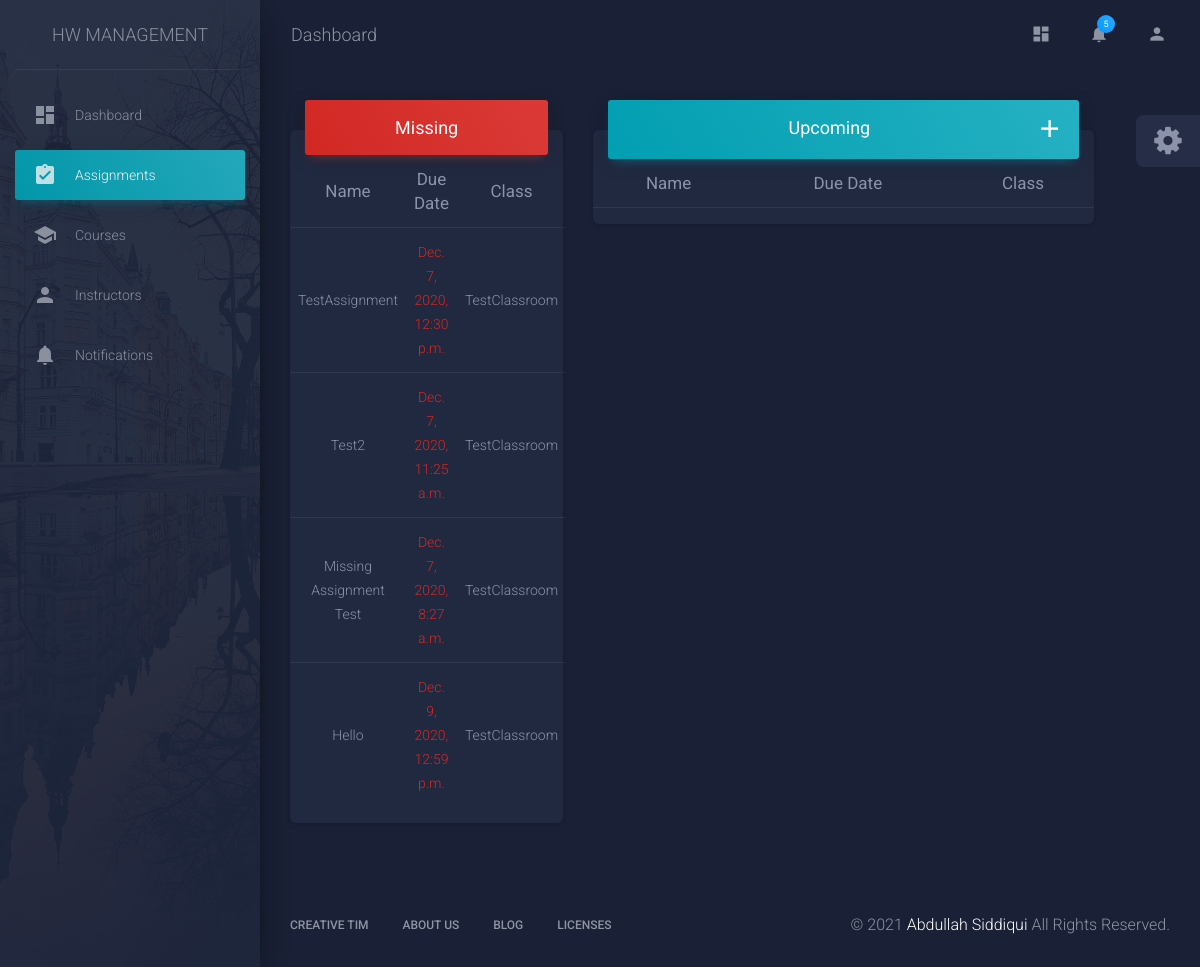
The app's page /assignment/, older data.
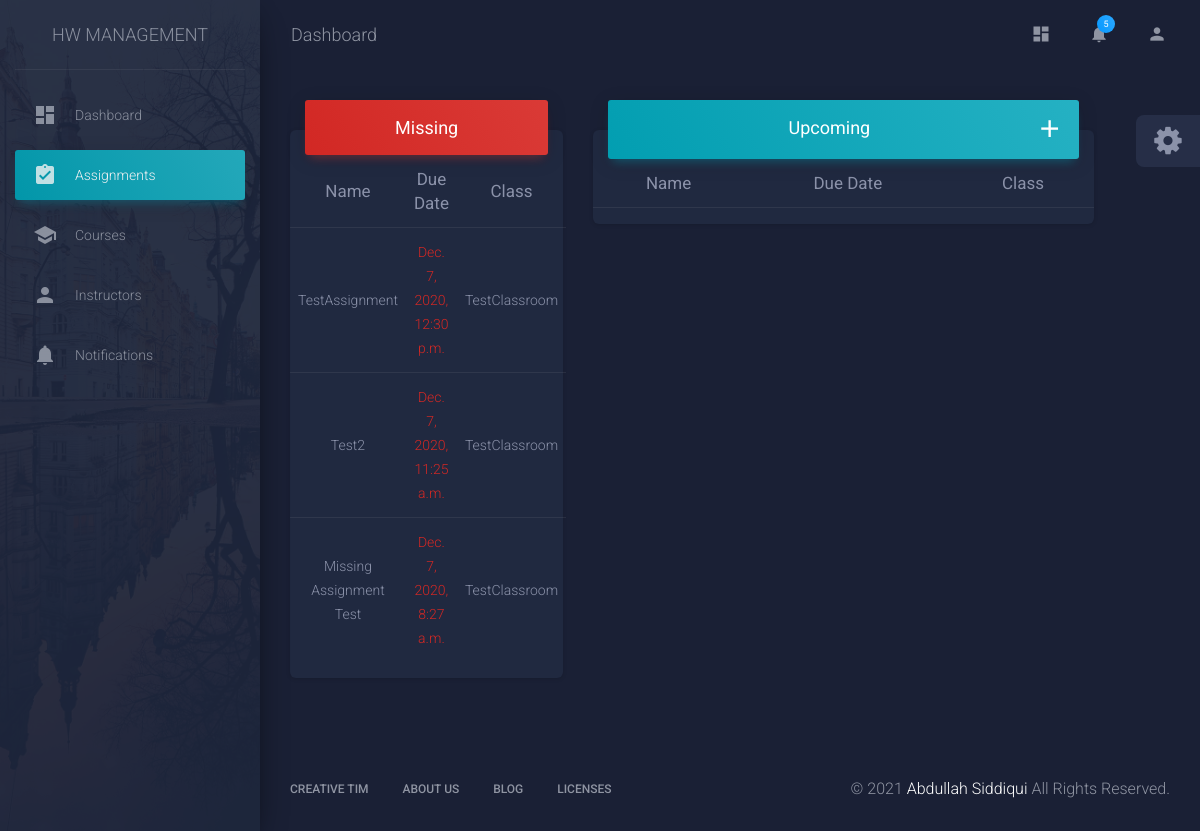
The same page, newer data.
### HomeworkManagementApp/models.py (models this page shows, shortened)
class Assignment(models.Model):
    assignment_name = models.CharField(max_length=50)
    assignment_description = models.CharField(max_length=100, blank=True)
    assignment_class = models.ForeignKey(Classroom, on_delete=models.CASCADE)
    date_assigned = models.DateTimeField(default=timezone.now)
    due_date = models.DateTimeField()
    file_attachment = models.FileField(blank=True, null=True)
    def time_ago(self):
        return self.due_date <= timezone.now()

class Classroom(models.Model):
    class_name = models.CharField(max_length=50)
    class_description = models.CharField(max_length=100)
    teacher = models.ManyToManyField(Teacher)
    class_syllabus = models.FileField(blank=True)
    def __str__(self):
        return self.class_name

### HomeworkManagementApp/views.py (the view)
# urls.py: path('assignment/', views.AssignmentView.as_view(), name='assignment'),
class AssignmentView(TemplateView):
    template_name = 'HomeworkManagementApp/assignment.html'
    def get_context_data(self, **kwargs):
        context = super().get_context_data(**kwargs)
        context['assignments'] = Assignment.objects.all()
        return context

### templates/HomeworkManagementApp/assignment.html (shortened to what this page needs)
{% extends 'base.html' %}
{% block content %}
<div class="row">
        <div class="col-sm-4">
            <div class="card card-nav-tabs">
                <h4 class="card-header card-header-danger text-center">
                    <strong>Missing</strong>
                </h4>
                {% if assignments %}
                        <ul class="list-group list-group-flush">
                            <table class="table text-center">
                                <thead class=" text-primary">
                                    <th>
                                        <strong>Name</strong>
                                    </th>
                                    <th>
                                        <strong>Due Date</strong>
                                    </th>
                                    <th>
                                        <strong>Class</strong>
                                    </th>
                                </thead>
                                <tbody>
                            {% for assignment in assignments %}
                                {% if assignment.time_ago %}
                                        <tr>
                                            <td>
                                                {{ assignment.assignment_name }}
                                            </td>
                                            <td class="text-danger">
                                                {{ assignment.due_date }}
                                            </td>
                                            <td>
                                                {{ assignment.assignment_class }}
                                            </td>
                                        </tr>
                                {% endif %}
                            {% endfor %}
                                </tbody>
                            </table>
                        </ul>
                {% endif %}
            </div>
        </div>
        <div class="col-sm-7">
        <div class="card card-nav-tabs">
            <h4 class="card-header card-header-info text-center">
                <strong>Upcoming</strong>
                <a href="{% url 'new-assignment' %}">
                    <i class="material-icons justify-content-center float-right" style="font-size: 160%">add</i>
                </a>
            </h4>
         {% if assignments %}
                <ul class="list-group list-group-flush">
                    <table class="table text-center">
                        <thead class=" text-primary">
                            <th>
                                <strong>Name</strong>
                            </th>
                            <th>
                                <strong>Due Date</strong>
                            </th>
                            <th>
                                <strong>Class</strong>
                            </th>
                        </thead>
                    </table>
                </ul>
        {% endif %}
        </div>
    </div>
</div>
{% endblock %}

Row changes from the older to the newer data that the page shows:
removed Assignment: assignment_name "Hello", due_date "Dec. 9, 2020, 12:59 p.m.", assignment_class "TestClassroom"
